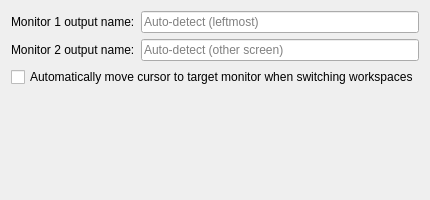
<?xml version="1.0" encoding="UTF-8"?>
<ui version="4.0">
 <class>SnryWorkspacesConfig</class>
 <widget class="QWidget" name="SnryWorkspacesConfig">
  <property name="geometry">
   <rect>
    <x>0</x>
    <y>0</y>
    <width>400</width>
    <height>200</height>
   </rect>
  </property>
  <layout class="QFormLayout" name="formLayout">
   <item row="0" column="0">
    <widget class="QLabel" name="labelScreen1">
     <property name="text">
      <string>Monitor 1 output name:</string>
     </property>
    </widget>
   </item>
   <item row="0" column="1">
    <widget class="QLineEdit" name="kcfg_screen1Name">
     <property name="placeholderText">
      <string>Auto-detect (leftmost)</string>
     </property>
    </widget>
   </item>
   <item row="1" column="0">
    <widget class="QLabel" name="labelScreen2">
     <property name="text">
      <string>Monitor 2 output name:</string>
     </property>
    </widget>
   </item>
   <item row="1" column="1">
    <widget class="QLineEdit" name="kcfg_screen2Name">
     <property name="placeholderText">
      <string>Auto-detect (other screen)</string>
     </property>
    </widget>
   </item>
   <item row="2" column="0" colspan="2">
    <widget class="QCheckBox" name="kcfg_moveCursor">
     <property name="text">
      <string>Automatically move cursor to target monitor when switching workspaces</string>
     </property>
    </widget>
   </item>
  </layout>
 </widget>
</ui>
